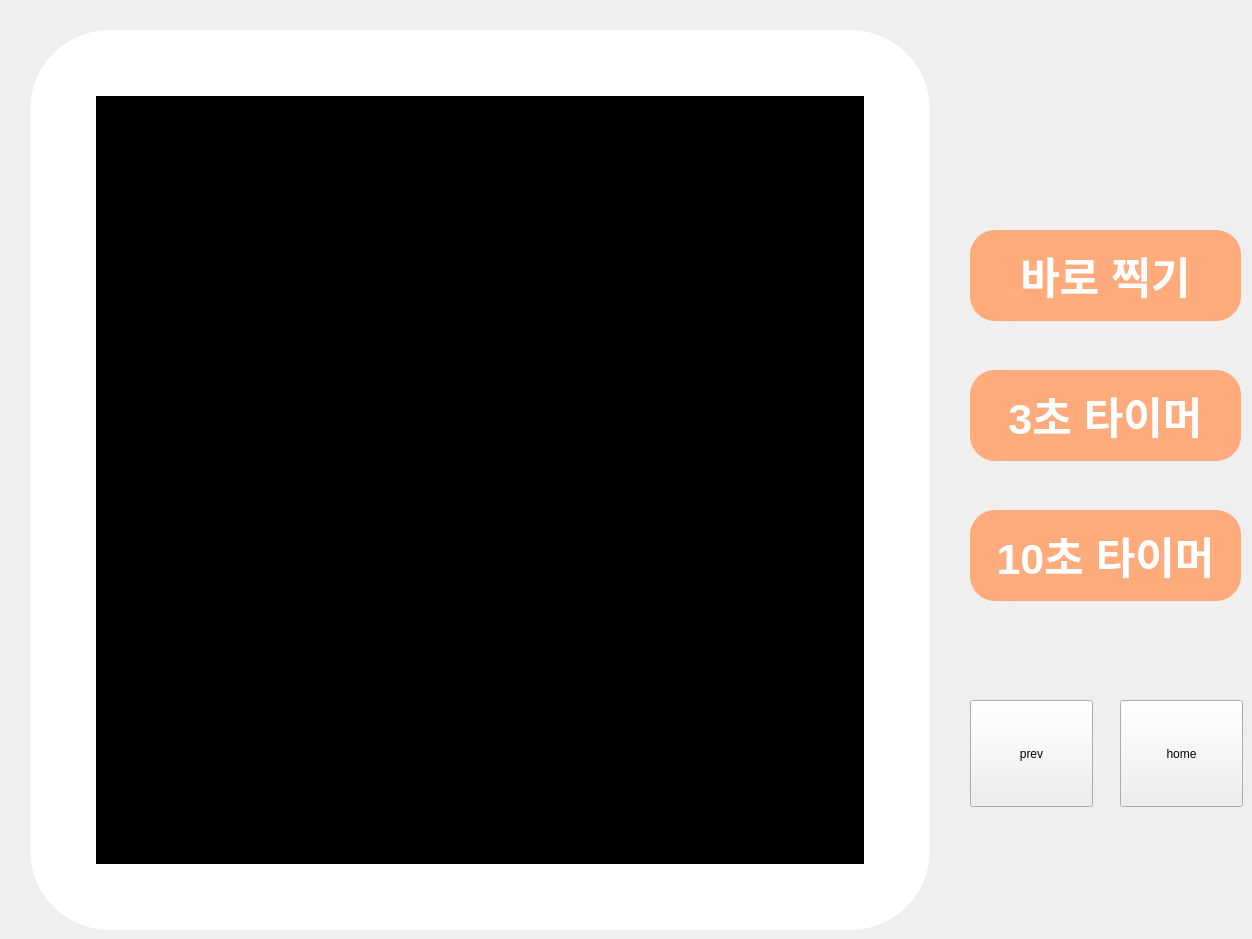
     <widget class="QWidget" name="photo_page">
      <widget class="QPushButton" name="photo_take_3sec">
       <property name="geometry">
        <rect>
         <x>970</x>
         <y>370</y>
         <width>271</width>
         <height>91</height>
        </rect>
       </property>
       <property name="font">
        <font>
         <pointsize>32</pointsize>
         <bold>true</bold>
        </font>
       </property>
       <property name="styleSheet">
        <string notr="true">background: #FFAB7C;border-radius:25px; color: #FFFFFF;</string>
       </property>
       <property name="text">
        <string>3초 타이머</string>
       </property>
      </widget>
      <widget class="QPushButton" name="photo_take_10sec">
       <property name="geometry">
        <rect>
         <x>970</x>
         <y>510</y>
         <width>271</width>
         <height>91</height>
        </rect>
       </property>
       <property name="font">
        <font>
         <pointsize>32</pointsize>
         <bold>true</bold>
        </font>
       </property>
       <property name="styleSheet">
        <string notr="true">background: #FFAB7C;border-radius:25px; color: #FFFFFF;</string>
       </property>
       <property name="text">
        <string>10초 타이머</string>
       </property>
      </widget>
      <widget class="QPushButton" name="photo_prev_button">
       <property name="geometry">
        <rect>
         <x>970</x>
         <y>700</y>
         <width>123</width>
         <height>107</height>
        </rect>
       </property>
       <property name="text">
        <string>prev</string>
       </property>
      </widget>
      <widget class="QPushButton" name="photo_home_button">
       <property name="geometry">
        <rect>
         <x>1120</x>
         <y>700</y>
         <width>123</width>
         <height>107</height>
        </rect>
       </property>
       <property name="text">
        <string>home</string>
       </property>
      </widget>
      <widget class="QWidget" name="photo_widget" native="true">
       <property name="geometry">
        <rect>
         <x>30</x>
         <y>30</y>
         <width>900</width>
         <height>900</height>
        </rect>
       </property>
       <property name="styleSheet">
        <string notr="true">background: #FFFFFF;border-radius:80;</string>
       </property>
       <widget class="QWidget" name="photo_viewfinder" native="true">
        <property name="geometry">
         <rect>
          <x>66</x>
          <y>66</y>
          <width>768</width>
          <height>768</height>
         </rect>
        </property>
        <property name="styleSheet">
         <string notr="true">background:black; border-radius:0;</string>
        </property>
       </widget>
      </widget>
      <widget class="QPushButton" name="photo_take_now">
       <property name="geometry">
        <rect>
         <x>970</x>
         <y>230</y>
         <width>271</width>
         <height>91</height>
        </rect>
       </property>
       <property name="font">
        <font>
         <pointsize>32</pointsize>
         <bold>true</bold>
        </font>
       </property>
       <property name="styleSheet">
        <string notr="true">background: #FFAB7C;border-radius:25px; color: #FFFFFF;</string>
       </property>
       <property name="text">
        <string>바로 찍기</string>
       </property>
      </widget>
     </widget>
